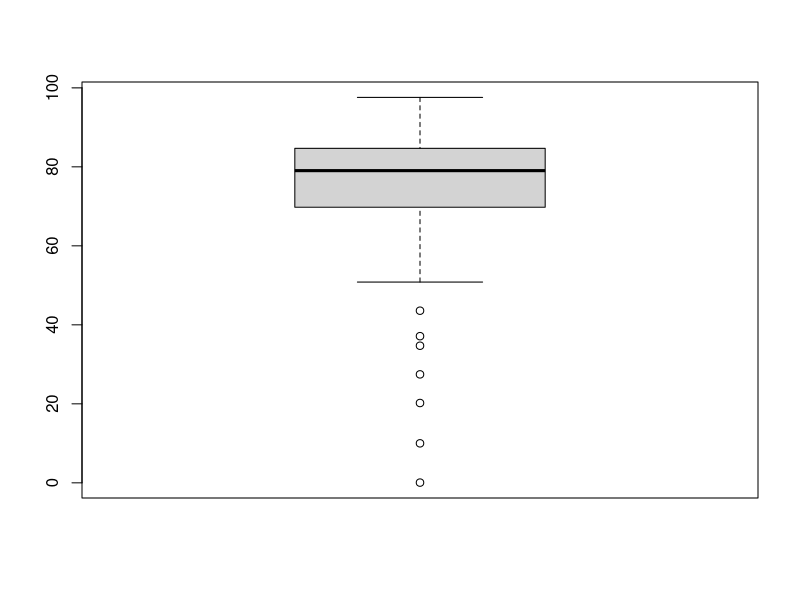
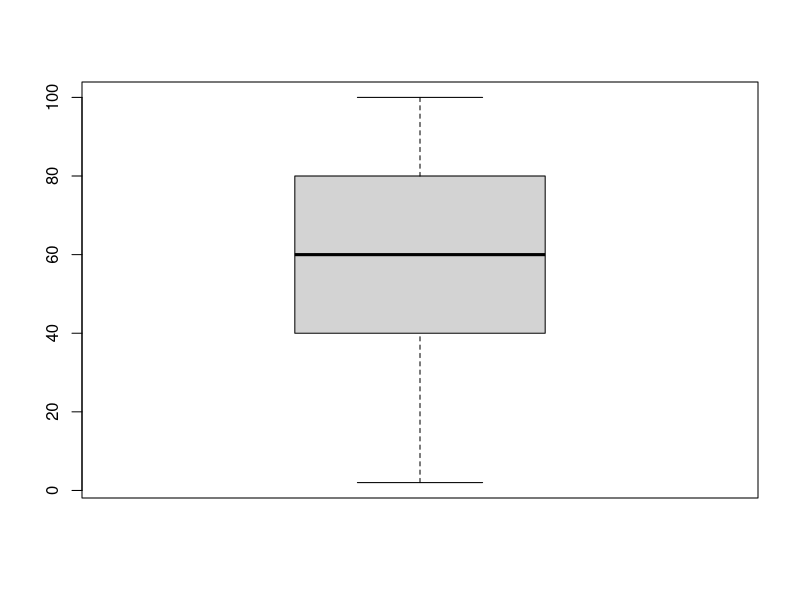
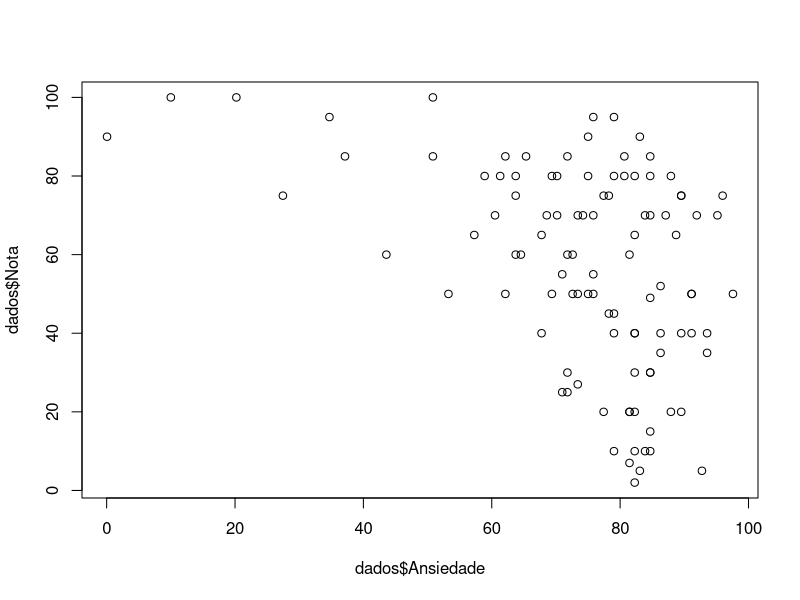
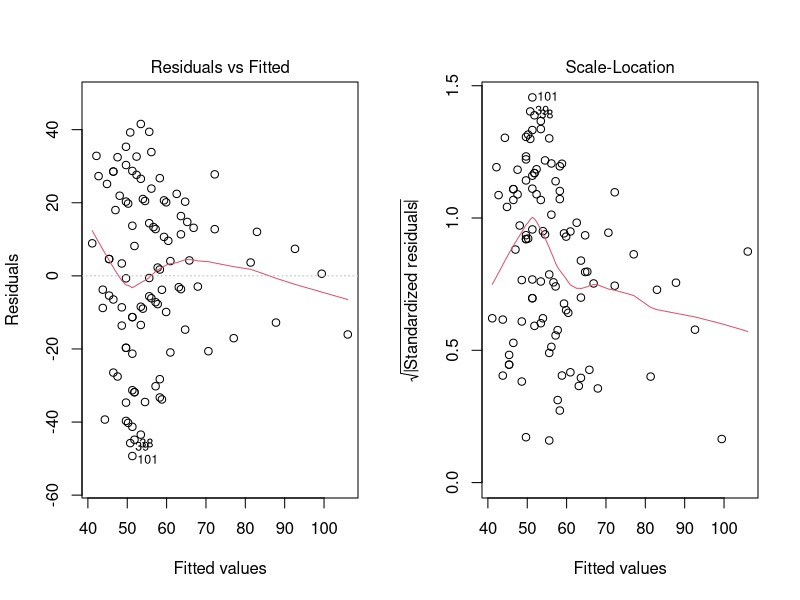
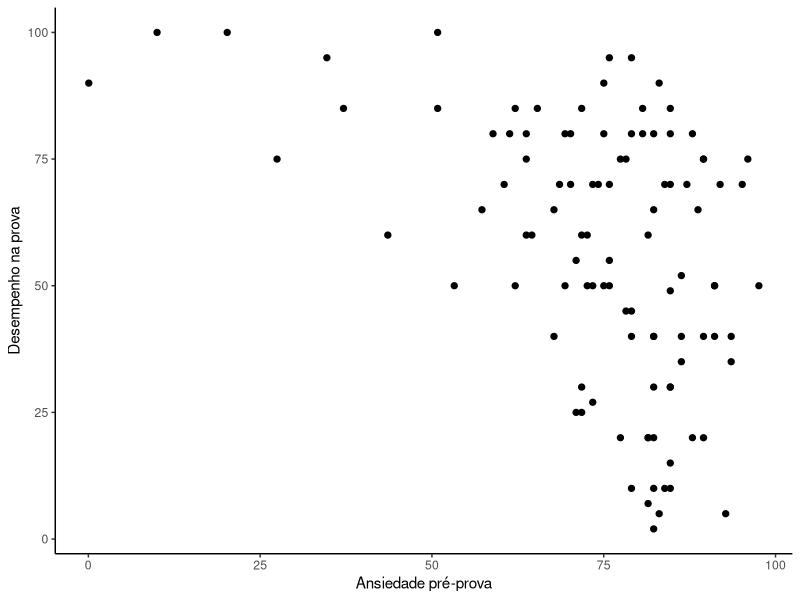
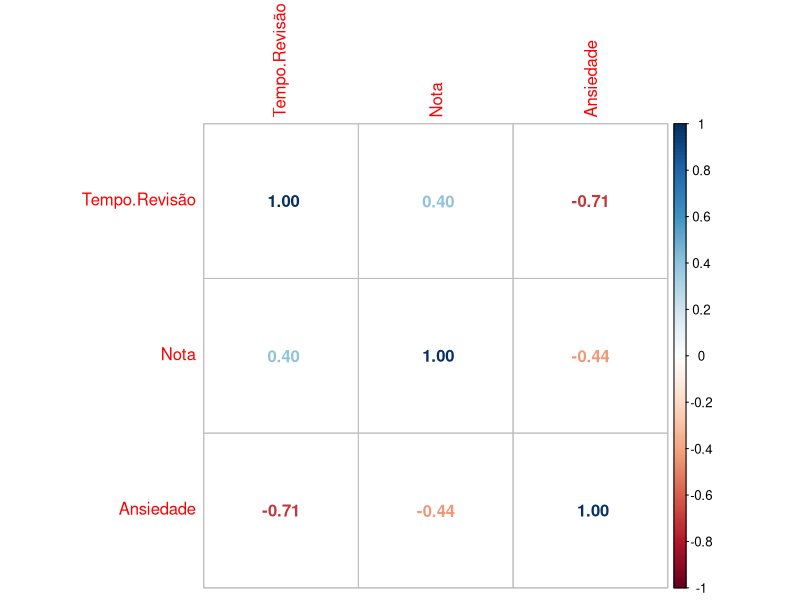
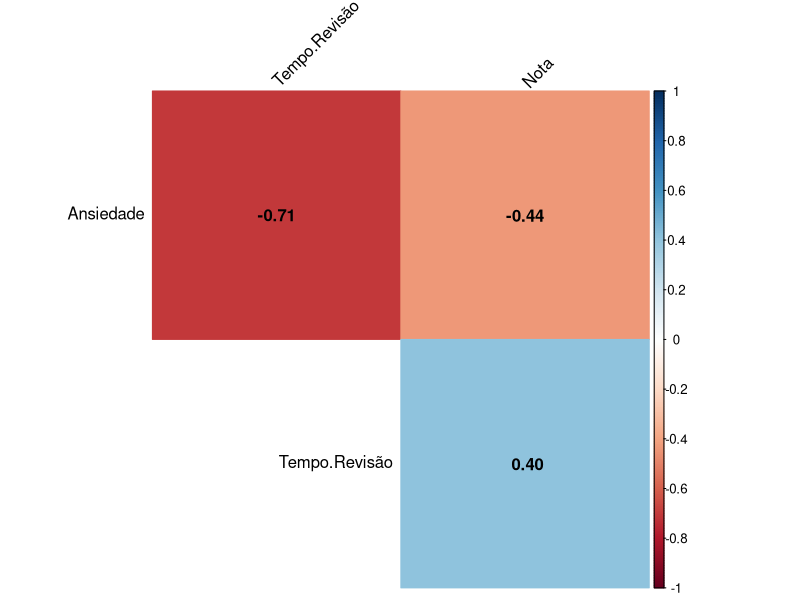

Here is the R script that generated these plots, in order:
## ---- chunk 1
if(!require(dplyr)) install.packages("dplyr")
library(dplyr)                                
if(!require(car)) install.packages("corrplot")   
library(corrplot)                                
if(!require(ggplot2)) install.packages("ggplot2") 
library(ggplot2)
## ---- chunk 2
dados <- read.csv2('Banco de Dados 10.csv', encoding = 'latin1')
glimpse(dados)
library(rmarkdown)
paged_table(dados)
## ---- chunk 3
shapiro.test(dados$Ansiedade)
shapiro.test(dados$Nota)
## ---- chunk 4
boxplot(dados$Ansiedade)
boxplot(dados$Nota)
## ---- chunk 5
plot(dados$Ansiedade, dados$Nota)
## ---- chunk 6
mod_reg <- lm(Nota ~ Ansiedade, dados)
## ---- chunk 7
par(mfrow=c(1,2))
plot(mod_reg, which=c(1,3))
par(mfrow=c(1,1))
## ---- chunk 8
cor.test(dados$Nota, dados$Ansiedade, method = "pearson")
## ---- chunk 9
cor.test(dados$Nota, dados$Ansiedade, method = "spearman")
## ---- chunk 10
cor.test(dados$Nota, dados$Ansiedade, method = "kendall")
## ---- chunk 11
ggplot(dados, aes(x = Ansiedade, y = Nota)) +
  labs(x = "Ansiedade pré-prova", y = "Desempenho na prova") +
  geom_point(size = 1.8) +
  theme_classic()
## ---- chunk 12
matriz <- cor(dados[2:4], method = "pearson")
head.matrix(matriz)
## ---- chunk 13
matriz <- round(cor(dados[2:4], method = "pearson"), 2)
head.matrix(matriz)
## ---- chunk 14
corrplot(matriz, method = "number")
## ---- chunk 15
corrplot(matriz, method = "color", 
         type = "upper", order = "hclust", 
         addCoef.col = "black", # adiciona o coeficiente à matriz
         tl.col = "black", tl.srt = 45, # cor e rotação do nome das variáveis
         diag = FALSE # não mostrar a diagonal principal
         )
